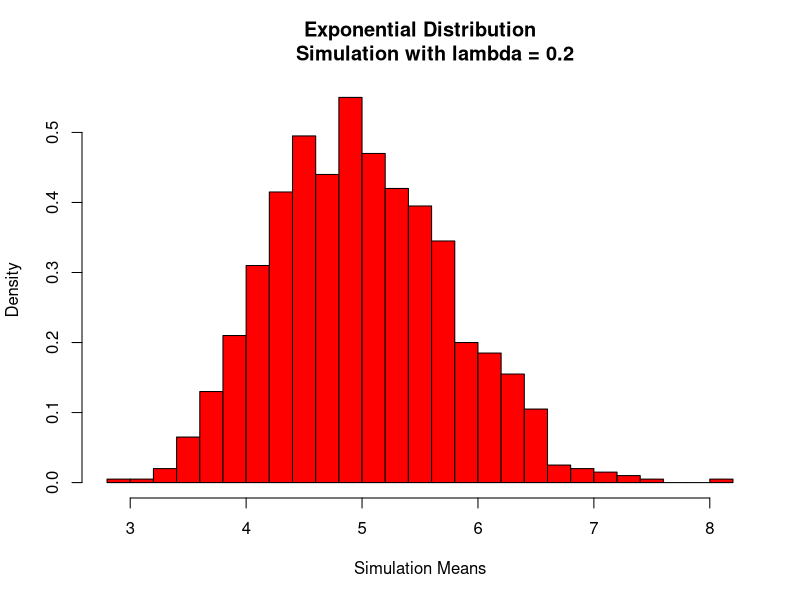
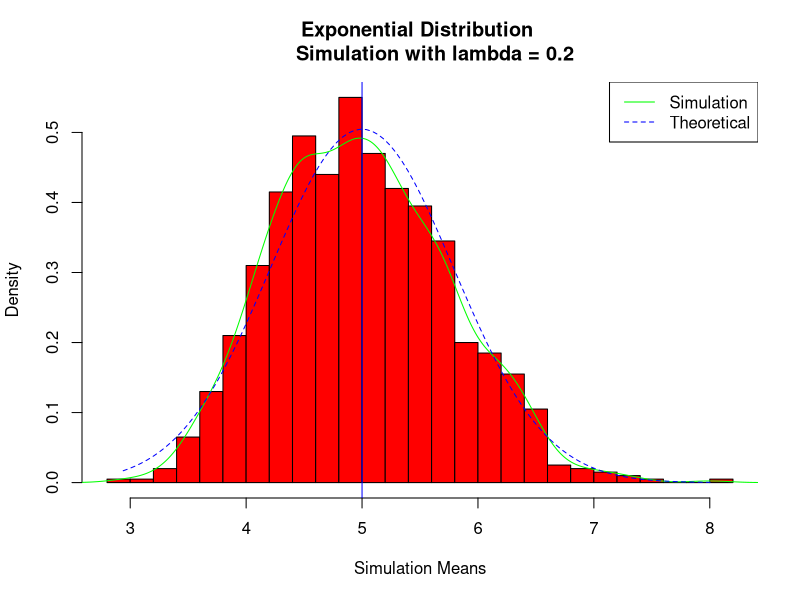
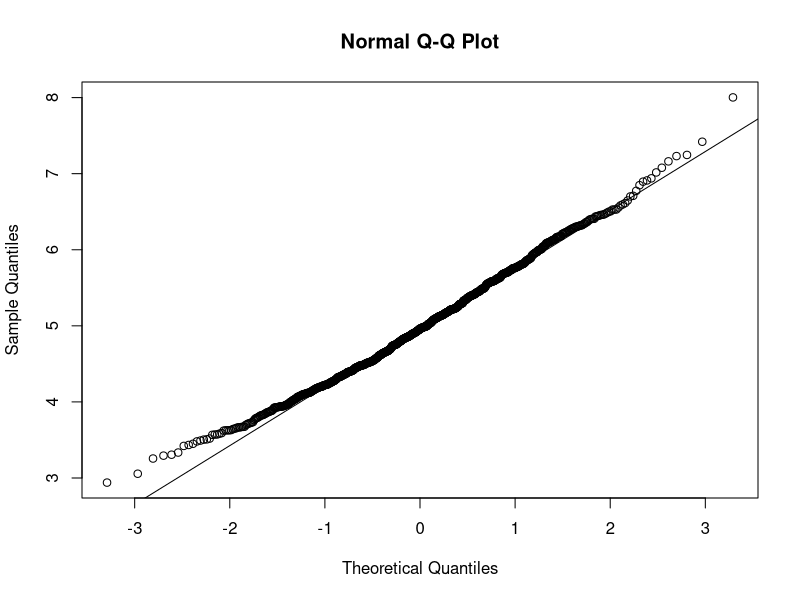

These charts were generated, in order, by the following R code:
## ---- chunk 1
#Set variables from instructions and seed for reproducibility
set.seed(18)
lambda <- 0.2
n <- 40
sim_num <- 1000
#Run simulation
sim <- matrix(rexp(sim_num * n, lambda), sim_num, n)
row_means <- rowMeans(sim)
## ---- chunk 2
hist(row_means, breaks = 25, col = "red", probability = TRUE,
     main = "Exponential Distribution
     Simulation with lambda = 0.2",
     xlab = "Simulation Means")
## ---- chunk 3
sim_mean <- mean(row_means)
sim_mean
theoretical_mean <- 1/lambda
theoretical_mean
hist(row_means, breaks = 25, col = "red", probability = TRUE,
     main = "Exponential Distribution 
     Simulation with lambda = 0.2",
     xlab = "Simulation Means")
lines(density(row_means), col = "green")
abline(v = theoretical_mean, col = "blue")
xfit <- seq(min(row_means), max(row_means), length = 100)
yfit <- dnorm(xfit, theoretical_mean, theoretical_mean/sqrt(n))
lines(xfit, yfit, col = "blue", lty = 2)
legend('topright', c("Simulation", "Theoretical"),
       lty = c(1,2), col = c("green", "blue"))
## ---- chunk 4
sim_var <- var(row_means)
sim_var
theoretical_var <- (1/lambda)^2/n
theoretical_var
## ---- chunk 5
qqnorm(row_means)
qqline(row_means)
## ---- chunk 6
sim_CI <- sim_mean + c(-1,1)*1.96*sd(row_means)/sqrt(n)
sim_CI
theoretical_CI <- theoretical_mean + c(-1,1)*1.96 *sqrt(theoretical_var)/sqrt(n)
theoretical_CI
